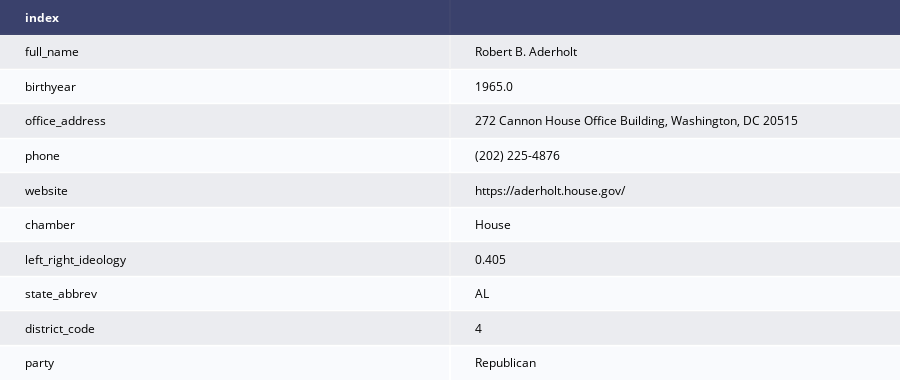

The notebook cell this image was saved under:
### Code cell
b = 'A000055'

myquery =f'''
SELECT *
FROM members
WHERE bioguide_id = '{b}'
'''

member_info = pd.read_sql_query(myquery, con=engine)

member_info = member_info.drop(['bioguide_id', 'image', 'fec_id', 'bioname', 'icpsr'], axis = 1)
ff.create_table(member_info.T.rename({'index': '',0:''},axis = 1).reset_index())

### Figure 1 — Plotly figure (JSON) as saved in the notebook; plotly's stock layout.template omitted (floating-point values rounded to 4 significant figures)
{"data": [{"colorscale": [[0, "#00083e"], [0.5, "#ededee"], [1, "#ffffff"]], "hoverinfo": "none", "opacity": 0.75, "showscale": false, "type": "heatmap", "z": [[0, 0], [0.5, 0.5], [1, 1], [0.5, 0.5], [1, 1], [0.5, 0.5], [1, 1], [0.5, 0.5], [1, 1], [0.5, 0.5], [1, 1]]}], "layout": {"annotations": [{"align": "left", "font": {"color": "#ffffff"}, "showarrow": false, "text": "<b>index</b>", "x": -0.45, "xanchor": "left", "xref": "x", "y": 0, "yref": "y"}, {"align": "left", "font": {"color": "#ffffff"}, "showarrow": false, "text": "<b></b>", "x": 0.55, "xanchor": "left", "xref": "x", "y": 0, "yref": "y"}, {"align": "left", "font": {"color": "#000000"}, "showarrow": false, "text": "full_name", "x": -0.45, "xanchor": "left", "xref": "x", "y": 1, "yref": "y"}, {"align": "left", "font": {"color": "#000000"}, "showarrow": false, "text": "Robert B. Aderholt", "x": 0.55, "xanchor": "left", "xref": "x", "y": 1, "yref": "y"}, {"align": "left", "font": {"color": "#000000"}, "showarrow": false, "text": "birthyear", "x": -0.45, "xanchor": "left", "xref": "x", "y": 2, "yref": "y"}, {"align": "left", "font": {"color": "#000000"}, "showarrow": false, "text": "1965.0", "x": 0.55, "xanchor": "left", "xref": "x", "y": 2, "yref": "y"}, {"align": "left", "font": {"color": "#000000"}, "showarrow": false, "text": "office_address", "x": -0.45, "xanchor": "left", "xref": "x", "y": 3, "yref": "y"}, {"align": "left", "font": {"color": "#000000"}, "showarrow": false, "text": "272 Cannon House Office Building, Washington, DC 20515", "x": 0.55, "xanchor": "left", "xref": "x", "y": 3, "yref": "y"}, {"align": "left", "font": {"color": "#000000"}, "showarrow": false, "text": "phone", "x": -0.45, "xanchor": "left", "xref": "x", "y": 4, "yref": "y"}, {"align": "left", "font": {"color": "#000000"}, "showarrow": false, "text": "(202) 225-4876", "x": 0.55, "xanchor": "left", "xref": "x", "y": 4, "yref": "y"}, {"align": "left", "font": {"color": "#000000"}, "showarrow": false, "text": "website", "x": -0.45, "xanchor": "left", "xref": "x", "y": 5, "yref": "y"}, {"align": "left", "font": {"color": "#000000"}, "showarrow": false, "text": "https://aderholt.house.gov/", "x": 0.55, "xanchor": "left", "xref": "x", "y": 5, "yref": "y"}, {"align": "left", "font": {"color": "#000000"}, "showarrow": false, "text": "chamber", "x": -0.45, "xanchor": "left", "xref": "x", "y": 6, "yref": "y"}, {"align": "left", "font": {"color": "#000000"}, "showarrow": false, "text": "House", "x": 0.55, "xanchor": "left", "xref": "x", "y": 6, "yref": "y"}, {"align": "left", "font": {"color": "#000000"}, "showarrow": false, "text": "left_right_ideology", "x": -0.45, "xanchor": "left", "xref": "x", "y": 7, "yref": "y"}, {"align": "left", "font": {"color": "#000000"}, "showarrow": false, "text": "0.405", "x": 0.55, "xanchor": "left", "xref": "x", "y": 7, "yref": "y"}, {"align": "left", "font": {"color": "#000000"}, "showarrow": false, "text": "state_abbrev", "x": -0.45, "xanchor": "left", "xref": "x", "y": 8, "yref": "y"}, {"align": "left", "font": {"color": "#000000"}, "showarrow": false, "text": "AL", "x": 0.55, "xanchor": "left", "xref": "x", "y": 8, "yref": "y"}, {"align": "left", "font": {"color": "#000000"}, "showarrow": false, "text": "district_code", "x": -0.45, "xanchor": "left", "xref": "x", "y": 9, "yref": "y"}, {"align": "left", "font": {"color": "#000000"}, "showarrow": false, "text": "4", "x": 0.55, "xanchor": "left", "xref": "x", "y": 9, "yref": "y"}, {"align": "left", "font": {"color": "#000000"}, "showarrow": false, "text": "party", "x": -0.45, "xanchor": "left", "xref": "x", "y": 10, "yref": "y"}, {"align": "left", "font": {"color": "#000000"}, "showarrow": false, "text": "Republican", "x": 0.55, "xanchor": "left", "xref": "x", "y": 10, "yref": "y"}], "height": 380, "margin": {"b": 0, "l": 0, "r": 0, "t": 0}, "xaxis": {"dtick": 1, "gridwidth": 2, "showticklabels": false, "tick0": -0.5, "ticks": "", "zeroline": false}, "yaxis": {"autorange": "reversed", "dtick": 1, "gridwidth": 2, "showticklabels": false, "tick0": 0.5, "ticks": "", "zeroline": false}}}
